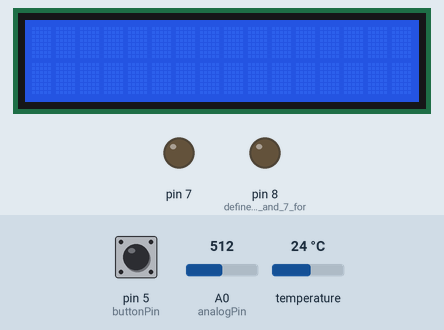
Simulated run of this sketch. Board: Arduino Uno, built with avr-gcc and run on an emulated ATmega328P. Shown: 16×2 character LCD, output pins drawn as LEDs (lit = HIGH). The inputs (shaded band) are chosen by the test bench; at power-on: pin 5 (buttonPin) LOW, A0 (analogPin) = 512, temperature 24 °C. What the sketch prints to the serial monitor is not drawn.

Above: at 1.2 s.
1.3 s: pin 5 (buttonPin) pulled HIGH for 0.15 s
At 2.2 s:
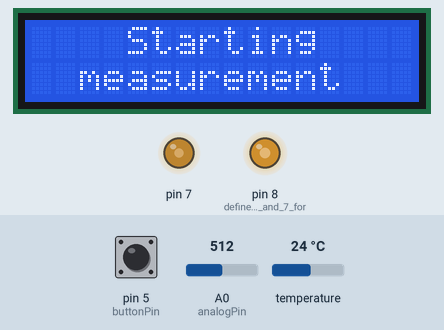
4.4 s: A0 (analogPin) set to 716
At 8.8 s:
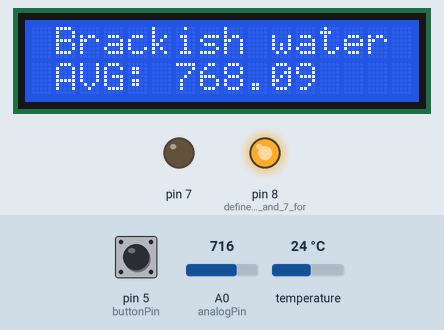
9.6 s: pin 5 (buttonPin) pulled HIGH for 1 s
At 10.9 s:
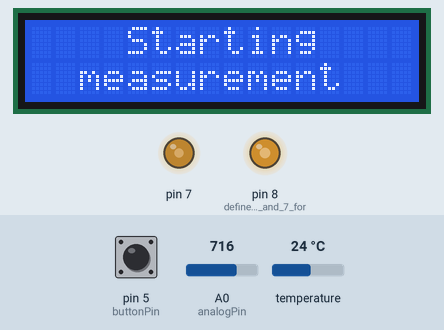
13.6 s: A0 (analogPin) set to 352
At 16.5 s:
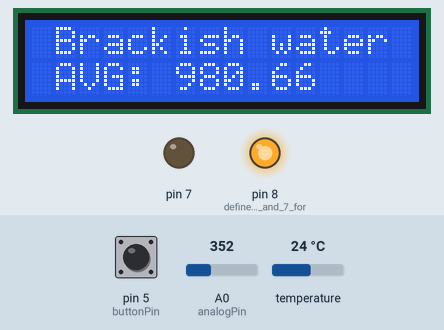
16.6 s: A0 (analogPin) set to 336
18.1 s: pin 5 (buttonPin) pulled HIGH for 3.2 s
At 25.1 s:
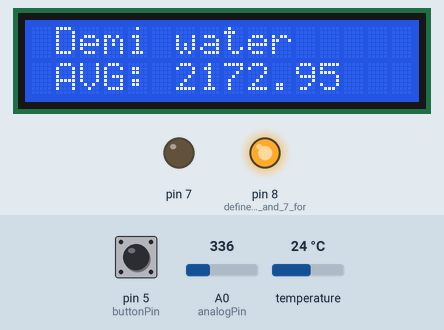
Timing chart, 0 to 25.3 s (numbered marks = the images above; inputs shaded):
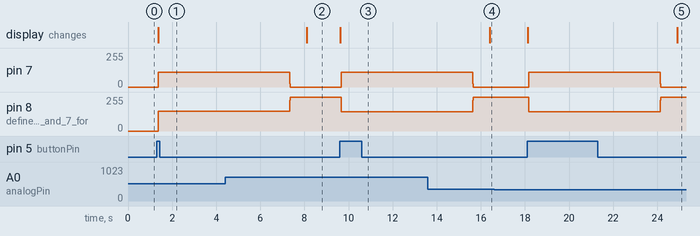

Measured:
- after the input at 1.3 s, pin 7: 0/255 → 110/255 after 0.06 s; pin 8 (define_ports_8_and_7_for): 0/255 → 147/255 after 0.06 s; the display: changes after 0.06 s (image 1)
- after the input at 4.4 s, the display: changes after 3.7 s (image 2)
- after the input at 9.6 s, pin 7: 0/255 → 110/255 after 0.06 s; pin 8 (define_ports_8_and_7_for): 255/255 → 145/255 after 0.06 s; the display: changes at once (image 3)
- after the input at 13.6 s, the display: changes after 2.8 s (image 4)
- after the input at 16.6 s, every drawn part: stays the same
- after the input at 18.1 s, pin 7: 0/255 → 110/255 after 0.06 s, → 0/255 6.0 s later; pin 8 (define_ports_8_and_7_for): 255/255 → 145/255 after 0.06 s, → 255/255 6.0 s later; the display: first changes at once (image 5 shows a later state)

The sketch:

SALIATY.ino
```cpp
#include <Wire.h> //These two libraries are for the LCD
#include <LiquidCrystal_I2C.h>
#include <OneWire.h> //These two libraries are for the temp sensor
#include <DallasTemperature.h>

//Data wire from thermometer is plugged into digital pin 12 on the Arduino
#define ONE_WIRE_BUS 12
OneWire oneWire(ONE_WIRE_BUS);
DallasTemperature sensors(&oneWire);

LiquidCrystal_I2C lcd(0x27, 16, 2);

int analogPin = 0;
int dtime = 500;
int raw = 0;
int Vin = 5;
float Vout = 0;
float R1 = 1000;
float R2 = 0;
float buff = 0;
float avg = 0;
int samples = 5000;
int state = 0;
int button = 0;
int buttonPin = 5;

float CalibrationTemp = 21.0;  //This is the temperature from which calibration is done. Change if needed
float CorrectionFactor = 1.02;  //Correction factor found by us. Change if needed
float dTemp = 0;    //Initial value for temperature difference

//State 0 = rest
//State 1 = measure
//State 2 = print


void setup(){
  sensors.begin(); // start up temperature library
  pinMode(8,OUTPUT); // define ports 8 and 7 for AC
  pinMode(7,OUTPUT);
  pinMode(12,INPUT);    //Setup the thermometerpin as input
  pinMode(buttonPin,INPUT); //Setup buttonpin as input
  Serial.begin(9600); // start serial

  lcd.begin(); //start up LCD
//  lcd.clear(); //clear LCD memory

}

void loop(){
  //REST
  button = digitalRead(buttonPin);
  if (button == HIGH) {   //Check is the button is pressed and go to another state to start measuring
    lcd.clear();
    lcd.setCursor(4,0);
    lcd.print("Starting");
    lcd.setCursor(2,1);
    lcd.print("measurement");
    state = 1;
  }


  //MEASURE
  if (state == 1) {
    float tot = 0;
    for (int i =0; i<samples; i++) {
      digitalWrite(7,HIGH);
      digitalWrite(8,LOW);
      delayMicroseconds(dtime);
      digitalWrite(7,LOW);
      digitalWrite(8,HIGH);
      delayMicroseconds(dtime);
      raw = analogRead(analogPin);
      if(raw){
        buff = raw * Vin;
        Vout = (buff)/1024.0;
        buff = (Vin/Vout) - 1;
        R2= R1 * buff;
        //Serial.print("Vout: ");
        //Serial.println(Vout);
        //Serial.print("R2: ");
        //Serial.println(R2);
        tot = tot + R2;
      }
    }
    avg = tot/samples;
    Serial.print("Average resistance is: ");
    Serial.print(avg);
    Serial.println(" Ohm");
    state = 2;

    // Send the command to get temperatures
    sensors.requestTemperatures();
    float temp = sensors.getTempCByIndex(0);
    //print the temperature in Celsius
    Serial.print("Temperature: ");
    Serial.print(temp);
    Serial.print("C  |  ");
    dTemp = temp - CalibrationTemp;
    avg = avg * pow(CorrectionFactor, dTemp);
    Serial.print("Corrected resistance is: " + String(avg));

  }

  //PRINT
  if (state == 2) { //Here the value found is printed and the values for different sorts of water are defined
    if (avg > 2000) {
      Serial.println("This is demineralised water.");
      lcd.clear();
      lcd.setCursor(1,0);
      lcd.print("Demi water");
      lcd.setCursor(1,1);
      lcd.print("AVG: " + String(avg));

      delay(1000);
      state = 0;
    }
    else if (avg > 1000) {
      Serial.println("This is fresh/tap water.");

      lcd.clear();
      lcd.setCursor(1,0);
      lcd.print("Tap water");
      lcd.setCursor(1,1);
      lcd.print("AVG: " + String(avg));

      delay(1000);
      state = 0;
    }
    else if (avg > 190) {
      Serial.println("This is brackish water.");
      lcd.clear();
      lcd.setCursor(1,0);
      lcd.print("Brackish water");
      lcd.setCursor(1,1);
      lcd.print("AVG: " + String(avg));

      delay(1000);
      state = 0;
    }
    else if (avg < 190) {
      Serial.println("This is seawater.");
      lcd.clear();
      lcd.setCursor(1,0);
      lcd.print("Sea water");
      lcd.setCursor(1,1);
      lcd.print("AVG: " + String(avg));

      delay(1000);
      state = 0;
    }
  }
}
```
